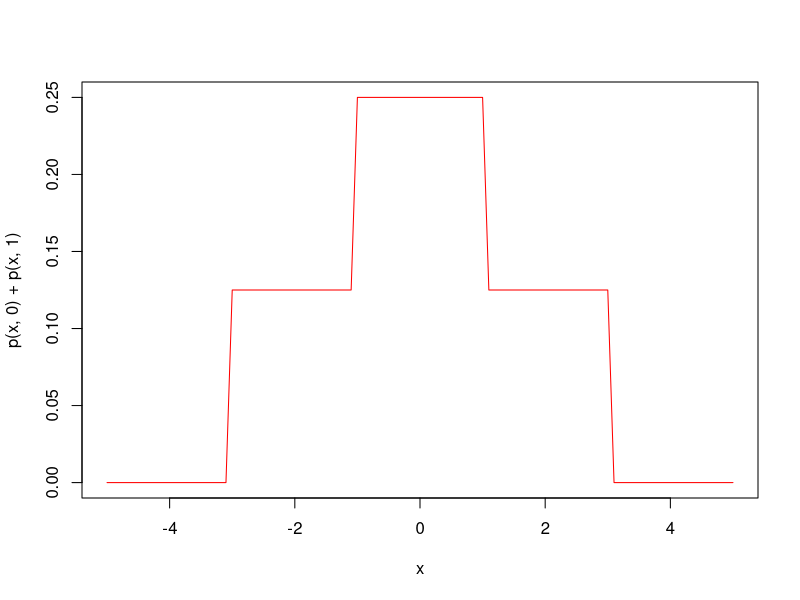
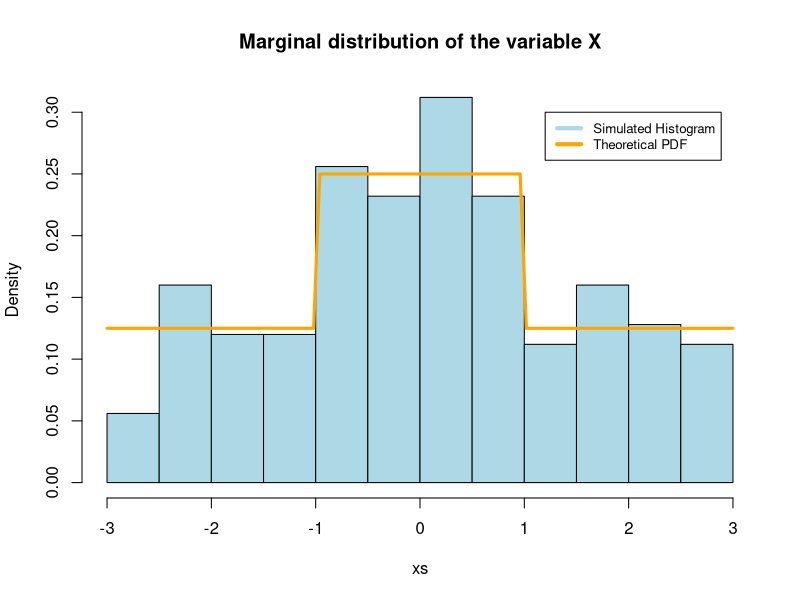
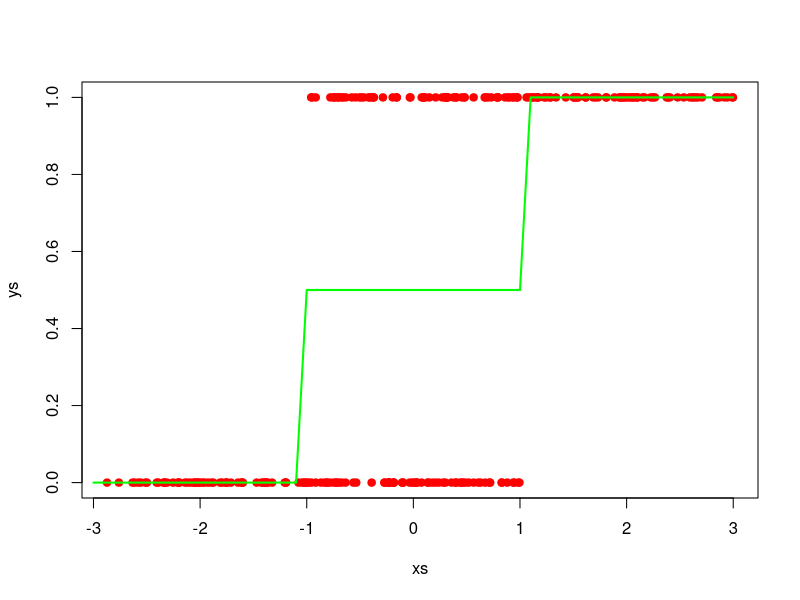

R code for these plots, in order:

# Question 3 --------------------------------------------------------------

n = 250

#data model

p <- function(x, y){if(y==0){dunif(x, -3, 1) * 1/2}
    else if(y==1){dunif(x, -1, 3) * 1/2}
    else 0}
curve(p(x,0) + p(x, 1), xlim = c(-5, 5),col = 'red')

ys <- rbinom(n, 1, 0.5)
ys_test <- rbinom(n, 1, 0.5)
gen <- function(y){if(y==0){runif(1, -3, 1)}
    else if(y==1){runif(1, -1, 3)}}
gen <- Vectorize(gen)
xs <- gen(ys)
xs_test <- gen(ys_test)
par(mfrow=c(1,1))
plot.new()
hist(xs, freq = F, col = 'light blue', main = 'Marginal distribution of the variable X')
curve(p(x,0) + p(x, 1),col = 'orange', add = T, lwd = 3)
legend(1.2, 0.3, legend = c('Simulated Histogram', 'Theoretical PDF'), col = c('light blue', 'orange'), 
       lty = 1, lwd = 4, cex=0.8)

# Regression function
plot(xs, ys, col='red', pch=19)
reg.fun <- function(x){ p(x, 1)/(p(x,  0) + p(x, 1))}
curve(reg.fun, xlim = c(-5,5), lwd=2, col = 'green', add = T)

h.opt <- function(x) {if(reg.fun(x) > 0.5) {1}
                     else 0}
h.opt <- Vectorize(h.opt)
accuracy.Bayes = sum(h.opt(xs_test) == ys_test)/length(ys_test)
    

# Other Classifier --------------------------------------------------------

#val.indices = sample(seq(1, n), 50, replace=F)
train= data.frame(X = xs, y =  ys)
test= data.frame(X = xs_test, y =  ys_test)


model = glm(y ~ X, data = train, family = "binomial")
probabilities <- predict(model, newdata=test, type='response')
predicted.classes <- ifelse(probabilities > 0.5, 1, 0)
accuracy.Log = sum(predicted.classes == test$y)/length(test$y)


# Repeated Sampling -------------------------------------------------------

M = 1000
n = 250
total_acc_Bayes = c()
total_acc_Log = c()
for(i in 1:M){
    # generating samples of n=250 observations
    ys <- rbinom(n, 1, 0.5)
    ys_test <- rbinom(n, 1, 0.5)
    xs <- gen(ys)
    xs_test <- gen(ys_test)
    total_acc_Bayes = cbind(total_acc_Bayes,  c(sum(h.opt(xs_test) == ys_test)/length(ys_test)))
    # Logistic Regression
    train= data.frame(X = xs, y =  ys)
    test= data.frame(X = xs_test, y =  ys_test)
    model = glm(y ~ X, data = train, family = "binomial")
    probabilities <- predict(model, newdata=test, type='response')
    predicted.classes <- ifelse(probabilities > 0.5, 1, 0)
    total_acc_Log = cbind(total_acc_Log, c(sum(predicted.classes == test$y)/length(test$y)))
}
avg_acc_Bayes = mean(total_acc_Bayes)
avg_acc_Log = mean(total_acc_Log)
sd_acc_Bayes = sd(total_acc_Bayes)
sd_acc_Log = sd(total_acc_Log)

